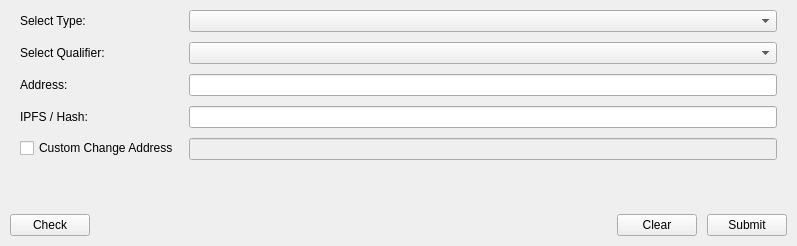
<?xml version="1.0" encoding="UTF-8"?>
<ui version="4.0">
 <class>AssignQualifier</class>
 <widget class="QWidget" name="AssignQualifier">
  <property name="geometry">
   <rect>
    <x>0</x>
    <y>0</y>
    <width>797</width>
    <height>246</height>
   </rect>
  </property>
  <property name="windowTitle">
   <string>Frame</string>
  </property>
  <layout class="QVBoxLayout" name="verticalLayout_2">
   <property name="spacing">
    <number>10</number>
   </property>
   <property name="leftMargin">
    <number>10</number>
   </property>
   <property name="topMargin">
    <number>10</number>
   </property>
   <property name="rightMargin">
    <number>10</number>
   </property>
   <property name="bottomMargin">
    <number>10</number>
   </property>
   <item>
    <layout class="QFormLayout" name="formLayout_2">
     <property name="horizontalSpacing">
      <number>10</number>
     </property>
     <property name="verticalSpacing">
      <number>10</number>
     </property>
     <property name="leftMargin">
      <number>10</number>
     </property>
     <property name="rightMargin">
      <number>10</number>
     </property>
     <item row="1" column="0">
      <widget class="QLabel" name="labelAssignType">
       <property name="text">
        <string>Select Type:</string>
       </property>
      </widget>
     </item>
     <item row="1" column="1">
      <widget class="QComboBox" name="assignTypeComboBox"/>
     </item>
     <item row="2" column="0">
      <widget class="QLabel" name="labelQualifier">
       <property name="text">
        <string>Select Qualifier:</string>
       </property>
      </widget>
     </item>
     <item row="2" column="1">
      <widget class="QComboBox" name="assetComboBox"/>
     </item>
     <item row="4" column="0">
      <widget class="QLabel" name="labelAddress">
       <property name="text">
        <string>Address:</string>
       </property>
      </widget>
     </item>
     <item row="4" column="1">
      <widget class="QValidatedLineEdit" name="lineEditAddress">
       <property name="maxLength">
        <number>50</number>
       </property>
      </widget>
     </item>
     <item row="5" column="0">
      <widget class="QLabel" name="labelAssetData">
       <property name="text">
        <string>IPFS / Hash:</string>
       </property>
      </widget>
     </item>
     <item row="6" column="0">
      <widget class="QCheckBox" name="checkBoxChangeAddress">
       <property name="text">
        <string>Custom Change Address</string>
       </property>
      </widget>
     </item>
     <item row="6" column="1">
      <widget class="QLineEdit" name="lineEditChangeAddress">
       <property name="enabled">
        <bool>false</bool>
       </property>
       <property name="maxLength">
        <number>50</number>
       </property>
      </widget>
     </item>
     <item row="5" column="1">
      <widget class="QLineEdit" name="lineEditAssetData"/>
     </item>
    </layout>
   </item>
   <item>
    <widget class="QLabel" name="labelWarning">
     <property name="text">
      <string/>
     </property>
    </widget>
   </item>
   <item>
    <layout class="QHBoxLayout" name="horizontalLayout_2">
     <item>
      <widget class="QPushButton" name="buttonCheck">
       <property name="text">
        <string>Check</string>
       </property>
      </widget>
     </item>
     <item>
      <spacer name="horizontalSpacer_3">
       <property name="orientation">
        <enum>Qt::Horizontal</enum>
       </property>
       <property name="sizeHint" stdset="0">
        <size>
         <width>40</width>
         <height>20</height>
        </size>
       </property>
      </spacer>
     </item>
     <item>
      <widget class="QPushButton" name="buttonClear">
       <property name="text">
        <string>Clear</string>
       </property>
      </widget>
     </item>
     <item>
      <widget class="QPushButton" name="buttonSubmit">
       <property name="text">
        <string>Submit</string>
       </property>
      </widget>
     </item>
    </layout>
   </item>
  </layout>
 </widget>
 <customwidgets>
  <customwidget>
   <class>QValidatedLineEdit</class>
   <extends>QLineEdit</extends>
   <header>qvalidatedlineedit.h</header>
  </customwidget>
 </customwidgets>
 <resources/>
 <connections/>
</ui>
